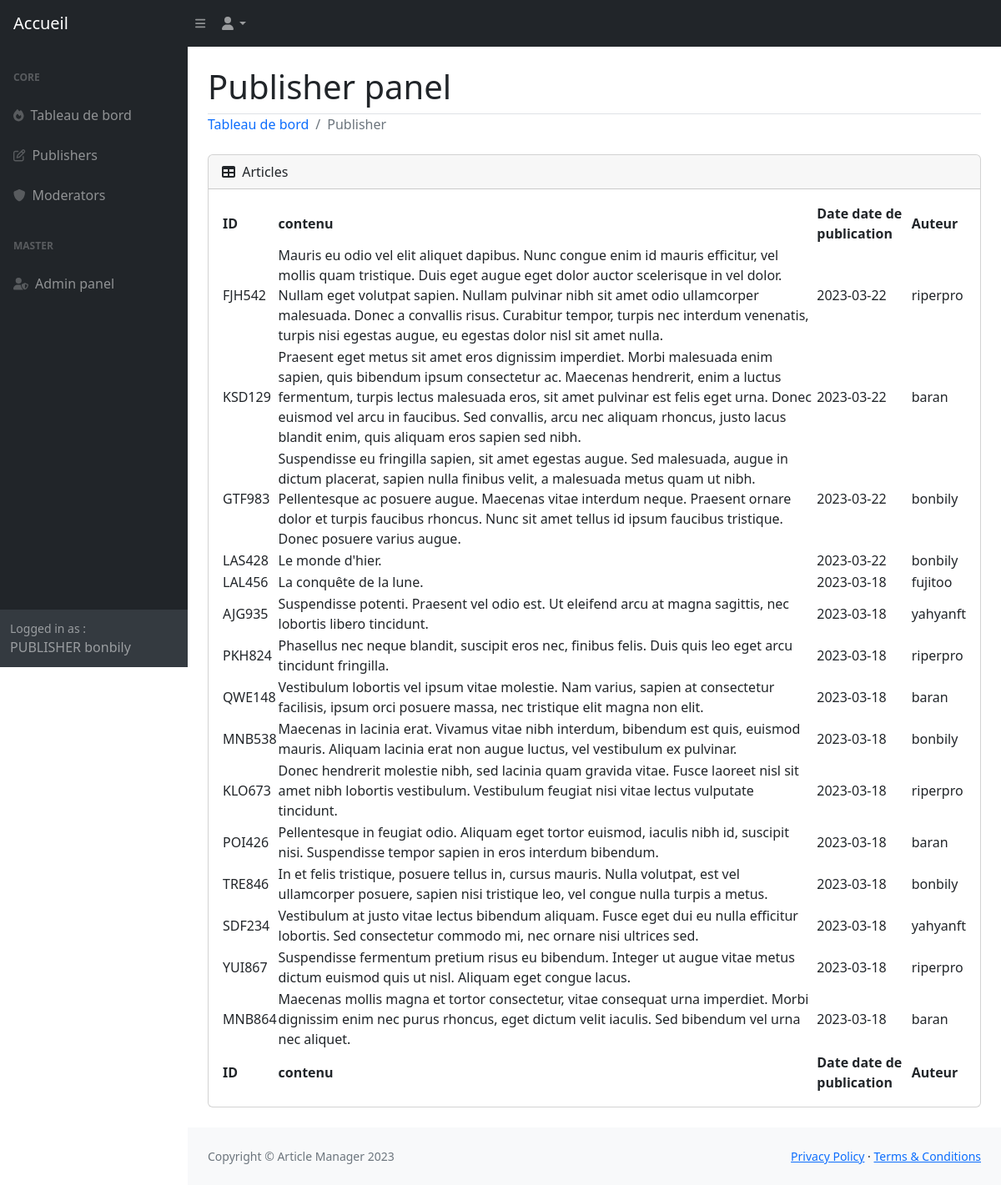
/view/html/publishers.php (signed in), run on an earlier commit of the app's database.
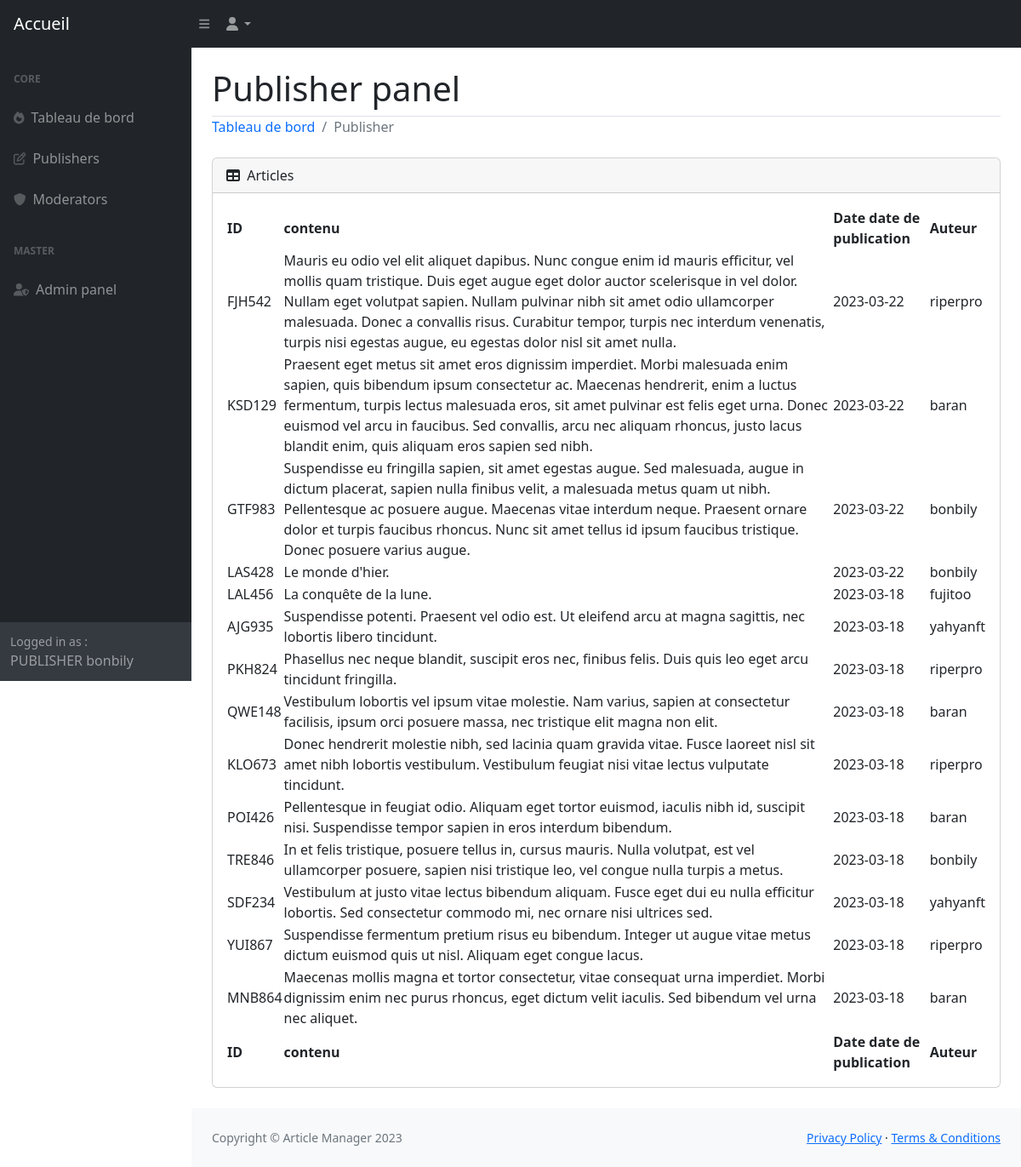
And on a later commit of the database.
### tables this page shows
CREATE TABLE IF NOT EXISTS `article` (
                                         `article_id` varchar(10) NOT NULL,
                                         `content` varchar(999) NOT NULL,
                                         `date_de_publication` date NOT NULL,
                                         `author` varchar(8) NOT NULL,
                                         PRIMARY KEY (`article_id`),
                                         KEY `username` (`author`)
);

### model/dao/Database.php (called while the page is built, shortened)
<?php
class Database
{
    private static $instance = null;
    private $connection;
    private function __construct($login, $password)
    {
        try {
            if (php_uname('n') == "MAXIWERE-IUT") {
                $this->connection = new PDO("mysql:host=localhost;dbname=api-article-db;charset=UTF8", $login, $this->decoder($password, "thou"));
            } else {
                $this->connection = new PDO("mysql:host=localhost;dbname=api-articles-db;charset=UTF8", $login, $this->decoder($password, "thou"));
            }
        } catch (Exception $e) {
            die('Erreur : ' . $e->getMessage());
        }
    }
    public static function getInstance($login, $password): ?Database
    {
        if (!self::$instance) {
            self::$instance = new Database($login, $password);
        }
        return self::$instance;
    }
    public function getConnection(): PDO
    {
        return $this->connection;
    }
    public function decoder($text, $key): string
    {
        $key_len = strlen($key);
        $key_idx = 0;
        $plaintext = "";
        for ($i = 0; $i < strlen($text); $i++) {
            $char = $text[$i];
            if (ctype_alpha($char)) {
                $shift = ord(strtolower($key[$key_idx])) - 97;
                $new_char = chr(((ord(strtolower($char)) - 97 - $shift + 26) % 26) + 97);
                $key_idx = ($key_idx + 1) % $key_len;
            } else {
                $new_char = $char;
            }
            $plaintext .= $new_char;
        }
        return $plaintext;
    }
}

### model/dao/requests/ArticleRequest.php (called while the page is built, shortened)
<?php
require_once(__DIR__ . "/../../dao/Database.php");
class ArticleRequest
{
    private $linkpdo;
    public function __construct()
    {
        $this->linkpdo = Database::getInstance('root', "9wms351v")->getConnection();
    }
    public function getAllArticles(): array
    {
        $sql = "SELECT * FROM article";
        $stmt = $this->linkpdo->prepare($sql);
        $stmt->execute();
        $data = $stmt->fetchAll(PDO::FETCH_ASSOC);
        return $data;
    }
}

### view/html/publishers.php (the view, shortened to what the changed rows need)
<?php
require_once __DIR__ . "/../../model/dao/requests/ArticleRequest.php";
$articleRequest = new ArticleRequest();
$articles = $articleRequest->getAllArticles();
?>
<!DOCTYPE html>
<html lang="en">
<head>
    <link href="https://cdn.jsdelivr.net/npm/simple-datatables@7.1.2/dist/style.min.css" rel="stylesheet" />
    <link href="css/styles.css" rel="stylesheet" />
</head>
<body class="sb-nav-fixed">
<div id="layoutSidenav">
    <div id="layoutSidenav_content">
        <main>
            <div class="container-fluid px-4">
                <h1 class="mt-4">Publisher panel</h1>
                <div class="card mb-4">
                    <div class="card-body">
                        <table id="datatablesSimple">
                            <thead>
                            <tr>
                                <th>ID</th>
                                <th>contenu</th>
                                <th>Date date de publication</th>
                                <th>Auteur</th>
                            </tr>
                            </thead>
                            <tfoot>
                            <tr>
                                <th>ID</th>
                                <th>contenu</th>
                                <th>Date date de publication</th>
                                <th>Auteur</th>
                            </tr>
                            </tfoot>
                            <tbody>
                            <?php
                            foreach ($articles as $key => $value) {
                                echo "<tr>";
                                echo "<td>".$value['article_id']."</td>";
                                echo "<td>".$value['content']."</td>";
                                echo "<td>".$value['date_de_publication']."</td>";
                                echo "<td>".$value['author']."</td>";
                                echo "</tr>";
                            }
                            ?>
                            </tbody>
                        </table>
                    </div>
                </div>
            </div>
        </main>
    </div>
</div>
</body>
</html>

What changed in the data, as far as the page shows it:
removed article: article_id "MNB538", content "Maecenas in lacinia erat. Vivamus vitae nibh interdum, bibendum est quis, euismod mauris. Aliquam lacinia erat non augue luctus, vel vestibulum ex pulvinar.", date_de_publication "2023-03-18", author "bonbily"
